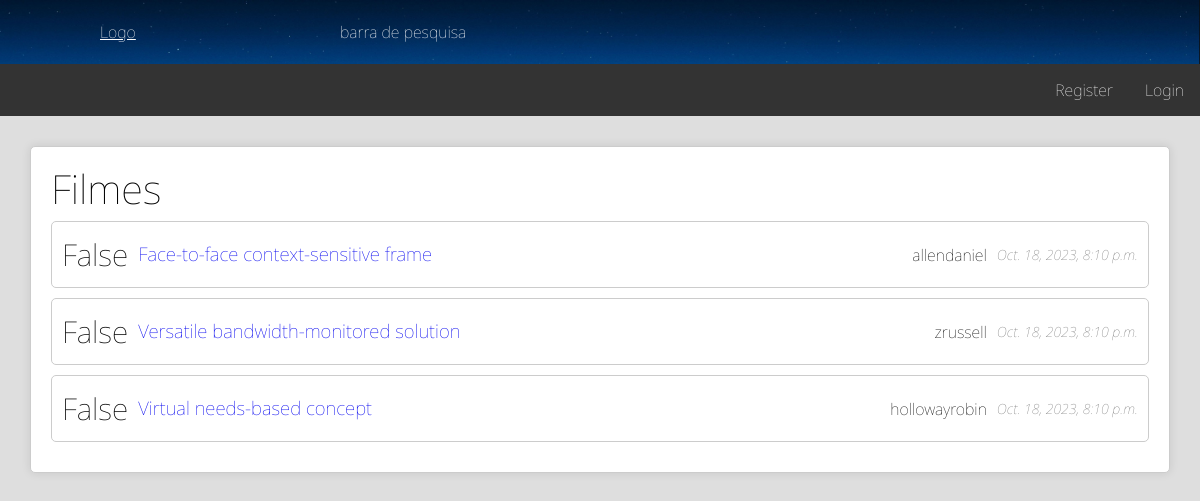
/t/Filmes/, run on the app's committed database.
### main/models.py (models this page shows, shortened)
class Topico(Model):
  name = models.CharField(max_length=50)
  is_fav = 0
  @staticmethod
  def get_topicos(user: User | None) -> Iterable["Topico"]:
    ret: Iterable["Topico"] = Topico.objects.all()
    if user is not None:
      for i in ret:
        i.is_fav = 1 if i in user.favorites.all() else 0
      ret = sorted(ret, key=lambda x: x.is_fav == 1, reverse=True)
    return ret
  @staticmethod
  def get_topico_by_name(topico_name: str) -> "Topico":
    return Topico.objects.get(name=topico_name)
  def get_threads(self) -> Iterable[Thread]:
    return Thread.objects.filter(topico=self).order_by('-is_sticky', '-date_created')

class Thread(Model):
  title = models.TextField()
  date_created = models.DateTimeField(auto_now_add=True)
  latest_update = models.DateTimeField(auto_now_add=True)
  follow_up_from = models.ForeignKey('Thread', on_delete=models.CASCADE, null=True, related_name="follow_ups")
  user = models.ForeignKey(User, null=True, on_delete=models.SET_NULL, related_name="poster")
  is_sticky = models.BooleanField(default=False)
  topico = models.ForeignKey('Topico', on_delete=models.CASCADE, null=True, related_name="topico")

class User(AbstractUser):
  date_created = models.DateTimeField(auto_now_add=True)
  signature = models.TextField(null=True, default=None)
  avatar = models.ImageField(default='default.png', upload_to='avatars')
  is_banned = models.BooleanField(default=False)
  is_timed_out = models.BooleanField(default=False)
  timeout_expires = models.DateTimeField(null=True)
  ban_or_timeout_reason = models.TextField(null=True)
  favorites = models.ManyToManyField('Topico', related_name="favorites")

### main/views.py (the view)
# urls.py: path("t/<str:topico_name>/", views.topico, name="topico"),
def topico(request, topico_name: str):
  if topico_name in [t.name for t in Topico.get_topicos(user=getUser(request))]:
    return render(request, "topico.html", {
      "topico": topico_name,
      "threads": Topico.get_topico_by_name(topico_name).get_threads()
    })
  else:
    return render(request, "404.html", status=404)

### main/views.py (called while the page is built)
def getUser(request):
  if request.user.is_authenticated:
    return request.user
  else:
    return None

### main/templates/topico.html (shortened to what this page needs)
{% extends 'base.html' %}
{% load static %}
{% block content %}
<div class="listagem">
  <div style="display:flex;justify-content: space-between;">
    <div>
      <h2 style="font-size:40px;">{{ topico }}</h2>
    </div>
   </div>
  {% for thread in threads %}
  <div>
    <li class="itens">
      <div class="icon">{{ thread.is_sticky }}</div>
      <div class="content">
        <h3> <a class="" style="text-decoration: none" href="{% url 'main:thread' topico thread.id %}">{{ thread.title }}</a></h3>
      </div>
      <div class="stats">{{ thread.user.username }}</div>
      <div class="last">{{ thread.date_created }}</div>
    </li>
   </div>
  {% endfor %}
</div>
{% endblock content %}

### main/static/css/style_base.css (style rules this page uses)
:root { --active-brightness: 0.85; }
body { height: 100%; margin:0; }
div { display: block; }
.listagem { border: 1px solid #ccc; padding: 20px; margin: 20px; background-color: #fff; box-shadow: 0 0 10px rgba(0,0,0,0.1); border-radius: 5px; }
.listagem h2 { font-size: 24px; margin-bottom: 10px; }
.listagem .itens { display: flex; align-items: center; margin-bottom: 10px; border: 1px solid #ccc; padding: 10px; border-radius: 5px; }
.listagem .itens .icon { font-size: 30px; margin-right: 10px; }
.listagem .itens .content { flex: 1; }
.listagem .itens .stats { margin-right: 10px; }
.listagem .itens .last { color: #777; font-size: 14px; font-style: italic; }
.stats { list-style: none; padding: 0; }

### main/templates/base.html (style rules this page uses)
html { background-color: var(--background-color); }

### data on the page
Topico: name "Filmes"
Thread: is_sticky "False", title "Face-to-face context-sensitive frame", user.username "allendaniel", date_created "Oct. 18, 2023, 8:10 p.m."
Thread: is_sticky "False", title "Versatile bandwidth-monitored solution", user.username "zrussell", date_created "Oct. 18, 2023, 8:10 p.m."
Thread: is_sticky "False", title "Virtual needs-based concept", user.username "hollowayrobin", date_created "Oct. 18, 2023, 8:10 p.m."
